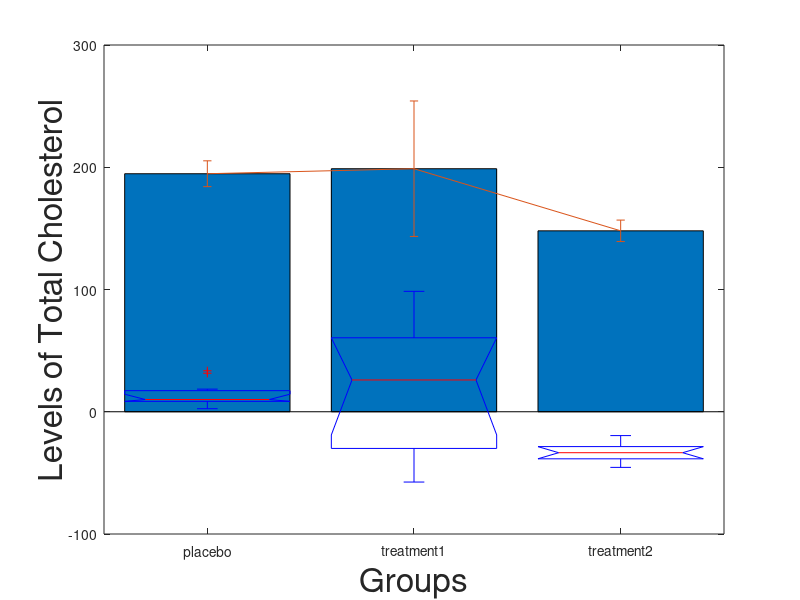

Write MATLAB code to recreate this figure. (Note: this script raises an error after producing the figure.)
%In class 19

% Problem 1. Imagine a clincal trial for two drugs that are intended to lower
% cholesterol. Assume 30 subjects are randomly divided into 3 groups that
% either receive a placebo or one of the two treatments. The mean initials
% levels of total cholesterol in each group are the same. The final
% measurements look like

placebo = [   194   183   199   189   189   214   212   186   191   190];
treatment1 = [    138   217   188   126   249   217   255   196   279   123];
treatment2 =[   152   152   151   143   161   142   142   141   161   135];

%A. Make a bar plot of the means of each group with errorbars (Hint, use
%bar and then use 'hold on' and then errorbar). 

placebo_m = mean(placebo);
treatment1_m = mean(treatment1);
treatment2_m = mean(treatment2);
err_placebo = std(placebo);
err1 = std(treatment1);
err2 = std(treatment2);
x = {'placebo'; 'treatment1'; 'treatment2'};
y = [placebo_m treatment1_m treatment2_m];
err = [err_placebo err1 err2];
figure;
bar(y);
hold on;
errorbar(y, err);
xlabel('Groups', 'FontSize', 24);
ylabel('Levels of Total Cholesterol', 'FontSize', 24);
set(gca, 'xtick', [1:3], 'xticklabel', x);

%B. Run a one way ANOVA analysis to see whether any of the treatment groups showed
%a statistically signficant difference. 
%C. use the multcompare function to look at all pairs of samples and
%indicate which are significantly different. 

data = [placebo treatment1 treatment2];
groups = {'placebo','placebo','placebo','placebo','placebo','placebo',...
    'placebo','placebo','placebo','placebo','treatment1','treatment1',...
    'treatment1','treatment1','treatment1','treatment1','treatment1',...
    'treatment1','treatment1','treatment1','treatment2','treatment2',...
    'treatment2','treatment2','treatment2','treatment2','treatment2',...
    'treatment2','treatment2','treatment2'};
p = anova1(data, groups);

%Problem 2. In this directory, you will find a .mat file with three
%variables, xdat, ydat, and ydat2. For each pair (xdat, ydat) and (xdat,
%ydat2), fit the data to a first, second and third order polynomial. Which
%one is the best fit in each case? In at least one of the cases, do the
%problem with both the polyfit/polyval functions and with the 'fit' function.

%%
filename = 'data.mat';
load(filename);
% polyfit/polyval figure for xdat and ydat
figure;
subplot(2,2,1);
plot(xdat,ydat,'r.','MarkerSize',24);
subplot(2,2,2);
plot(xdat,ydat,'r.','MarkerSize',24);
[coeff1,s1] = polyfit(xdat,ydat,1);
hold on;
plot(xdat,polyval(coeff1, xdat),'k-','LineWidth', 3);
hold off;
subplot(2,2,3);
plot(xdat,ydat,'r.','MarkerSize',24);
[coeff2,s2] = polyfit(xdat,ydat,2);
hold on;
plot(xdat,polyval(coeff2, xdat),'k-','LineWidth', 3);
hold off;
subplot(2,2,4)
plot(xdat,ydat,'r.','MarkerSize',24);
[coeff3,s3] = polyfit(xdat,ydat,3);
hold on;
plot(xdat,polyval(coeff3, xdat),'k-','LineWidth', 3);
hold off;

% polyfit/polyval figure for xdat and ydat2
figure;
subplot(2,2,1);
plot(xdat,ydat2,'r.','MarkerSize',24);
subplot(2,2,2);
plot(xdat,ydat2,'r.','MarkerSize',24);
[coeff12,s12] = polyfit(xdat,ydat2,1);
hold on;
plot(xdat,polyval(coeff12, xdat),'k-','LineWidth', 3);
hold off;
subplot(2,2,3);
plot(xdat,ydat2,'r.','MarkerSize',24);
[coeff22,s22] = polyfit(xdat,ydat2,2);
hold on;
plot(xdat,polyval(coeff22, xdat),'k-','LineWidth', 3);
hold off;
subplot(2,2,4)
plot(xdat,ydat2,'r.','MarkerSize',24);
[coeff32,s32] = polyfit(xdat,ydat2,3);
hold on;
plot(xdat,polyval(coeff32, xdat),'k-','LineWidth', 3);
hold off;


% fit figure for xdat and ydat2
xdat = mat(xdat);
fit_lin = fit(xdat,ydat2,'poly1');
fit_quad = fit(xdat,ydat2,'poly2');
fit_cub = fit(xdat,ydat2,'poly3');
figure; hold on;
plot(xdat, ydat2,'r.','MarkerSize',24);
plot(xdat, fit_lin(xdat), 'g-', 'LineWidth', 3);
plot(xdat, fit_quad(xdat), 'b-', 'LineWidth', 3);
plot(xdat, fit_cub(xdat), 'k-', 'LineWidth', 3);

% For xdat and ydat, the first order polynomial is enough to fit the
% figure. As the order of polynomial goes up, the fitness does not improve
% a lot, because xdat and ydat has a linear relationship. However, for xdat
% and ydat2, the third order polynomial works best, as it fits more data. 




